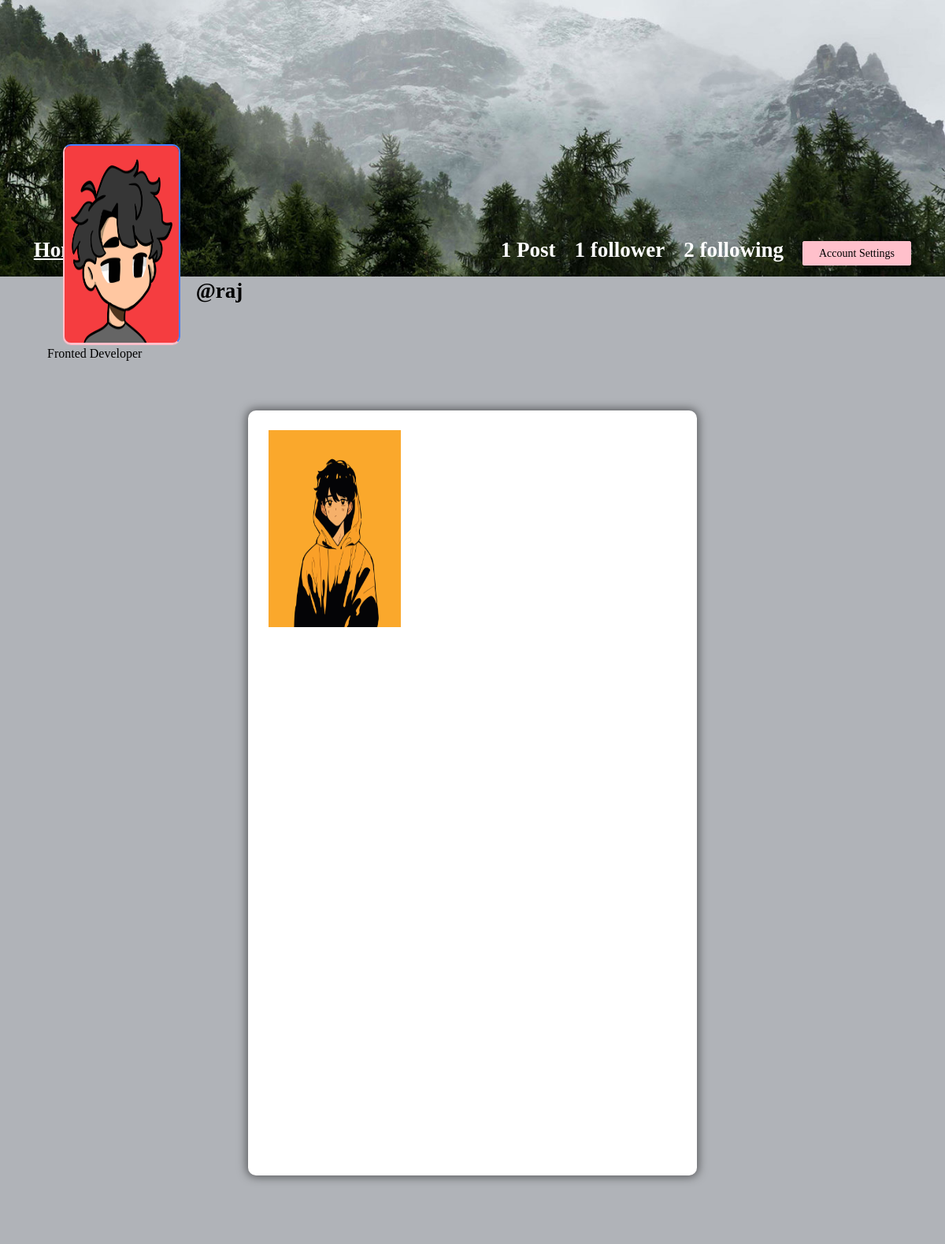
Screenshot of /profile/raj (signed in) with the database file from the repository.
### app/models.py (models this page shows, shortened)
class Profile(models.Model):
    user = models.ForeignKey(User, on_delete=models.CASCADE)
    id_user = models.IntegerField()
    bio = models.TextField(blank=True)
    profileimg = models.ImageField(upload_to='profileImages', default='blank-profile-picture.png')
    location = models.CharField(max_length=100, blank=True)

class Post(models.Model):
    id = models.UUIDField(primary_key=True, default=uuid.uuid4)
    user = models.CharField(max_length=100)
    image = models.ImageField(upload_to='postImages')
    caption = models.TextField()
    created_at = models.DateTimeField(default=datetime.now)
    no_of_likes = models.IntegerField(default=0)

### app/views.py (the view)
# urls.py: path('profile/<str:pk>', views.profile, name='profile'),
@login_required(login_url='signin')
def profile(request, pk):
    user_object = User.objects.get(username=pk)
    user_profile = Profile.objects.get(user=user_object)
    user_posts = Post.objects.filter(user=pk)
    user_post_length = len(user_posts)
    follower = request.user.username
    user = pk
    if FollowersCount.objects.filter(follower=follower, user=user).first():
        button_text = 'Unfollow'
    else:
        button_text = 'Follow'
    user_followers = len(FollowersCount.objects.filter(user=pk))
    user_following = len(FollowersCount.objects.filter(follower=pk))
    context = {
        'user_object': user_object,
        'user_profile': user_profile,
        'user_posts': user_posts,
        'user_post_length': user_post_length,
        'button_text': button_text,
        'user_followers': user_followers,
        'user_following': user_following,
    }
    return render(request, 'profile.html', context)

### templates/profile.html (shortened to what this page needs)
{% load static %}
<!DOCTYPE html>
<html lang="en">
<head>
    <link rel="stylesheet" href="{% static 'css/main.min.css' %}">
    <link rel="stylesheet" href="{% static 'css/style.css' %}">
    <link rel="stylesheet" href="{% static 'css/color.css' %}">
    <link rel="stylesheet" href="{% static 'css/responsive.css' %}">
</head>
<body>
	<section>
			<div class="feature-photo">
				<figure><img src="{% static 'images/timeline-1.jpg' %}" alt=""></figure>
				<form action="/follow" method="POST">
					<div class="add-btn">
					<span style="color: white; font-size: 27px; margin-right: 520px;"><b><u><a href="/">Home</a></u></b></span>
					{% if user_post_length == 0 %}
					<span style="color: white; font-size: 27px;"><b>No Post</b></span>
					{% elif user_post_length == 1 %}
					<span style="color: white; font-size: 27px;"><b>{{user_post_length}} Post</b></span>
					{% else %}
					<span style="color: white; font-size: 27px;"><b>{{user_post_length}} Posts</b></span>
					{% endif %}
					{% if user_followers == 0 or user_followers == 1 %}
					<span style="color: white; font-size: 27px;"><b>{{user_followers}} follower</b></span>
					{% else %}
					<span style="color: white; font-size: 27px;"><b>{{user_followers}} followers</b></span>
					{% endif %}
					<span style="color: white; font-size: 27px;"><b>{{user_following}} following</b></span>
					{% if user_object.username == user.username %}
					<a href="/settings" data-ripple="">Account Settings</a>
					{% else %}
					<a data-ripple=""><button type="submit" style="background-color: #ffc0cb; border: #ffc0cb;">{{button_text}}</button></a>
					{% endif %}
					</div>
				</form>
				<div class="container-fluid">
					<div class="row merged">
						<div class="col-lg-2 col-sm-3">
							<div class="user-avatar">
								<figure>
									<img src="{{user_profile.profileimg.url}}" style="height: 250px; width: 100%;" alt="">
								</figure>
							</div>
						</div>
						<div class="col-lg-10 col-sm-9">
							<div class="timeline-info">
								<ul>
									<li class="admin-name">
									  <h5 style="color: black;white-space: nowrap; width: 110px; font-size: 27px;"><b>@{{user_profile.user.username}}</b></h5>
									</li>
								</ul>
							</div>
						</div>
					</div>
				</div>
			</div>
		</section>
		<section>
			<div class="bio">
					{{user_profile.bio}}
			</div>
		</section>
	<section>
		<div class="gap gray-bg">
			<div class="container-fluid">
				<div class="row">
					<div class="col-lg-12">
						<div class="row" id="page-contents">
							<div class="col-lg-3">
								<aside class="sidebar static">
								</aside>
							</div>
							<div class="col-lg-6">
								<div class="central-meta">
									<ul class="photos">
										{% for post in user_posts %}
										<li>
											<a class="strip" href="{{post.image.url}}" title="" data-strip-group="mygroup" data-strip-group-options="loop: false">
												<img src="{{post.image.url}}" style="height: 250px; width: 300px;" alt=""></a>
										</li>
										{% endfor %}
									</ul>
								</div>
							</div>
							<div class="col-lg-3">
								<aside class="sidebar static">
								</aside>
							</div>
						</div>
					</div>
				</div>
			</div>
		</div>
	</section>
</body>
</html>

### static/css/color.css (style rules this page uses)
#nprogress .bar, .timeline-info > ul li a::before, .add-btn > a, .activitiez > li::before, form button, .colla-apps > li a:hover, a.underline:before, .setting-row input:checked + label, .user-avatar:hover .edit-phto, .error-meta > a, .color-bg, .add-butn, .nav.nav-tabs.likes-btn > li a.active, a.dislike-btn, .drop > a:hover, .btn-view.btn-load-more:hover, .accordion .card h5 button[aria-expanded="true"], .chat-head, .f-page > figure em, .inbox-panel-head > ul > li > a, .nav-tabs--left .nav-link.active, .nav-tabs--left .nav-link.active:hover, footer .widget-title h4::before, #topcontrol, .sidebar .widget-title::before, .f-title::before, .g-post-classic > figure > i::after, .purify > a, .help-list > a:hover, .open-position::before, .info > a, .category-box:hover, .category-box.selected, a.main-btn, .section-heading::before, .getquot-baner, .more-branches > h4::before, .is-helpful > a, .cart-optionz > li > a:hover, .paginationz > li a:hover, .paginationz > li a.active, .shopping-cart, a.btn2:hover, .form-submit > input[type="submit"], button.submit-checkout, .delete-cart:hover, .proceed .button, .amount-area .update-cart, a.addnewforum, .apply-bttons > a { background: orange; }

### static/css/responsive.css (style rules this page uses)
@media screen and (max-width: 1281px) and (min-width: 1024px) { .photos > li { min-width: 32.2%; width: 32.2%; } }
@media screen and (max-width: 1281px) and (min-width: 1024px) { .timeline-info { line-height: 51px; } }
@media screen and (max-width: 1281px) and (min-width: 1024px) { .timeline-info .admin-name > h5 { font-size: 20px; } }
@media screen and (max-width: 1281px) and (min-width: 1024px) { .user-avatar { width: 80.2% } }

### rows the page displays
Profile: profileimg (picture), user.username "raj", bio "Fronted Developer"
Post: image (picture)

### other values shown
{{ user_post_length }} "1"
{{ user_followers }} "1"
{{ user_following }} "2"
